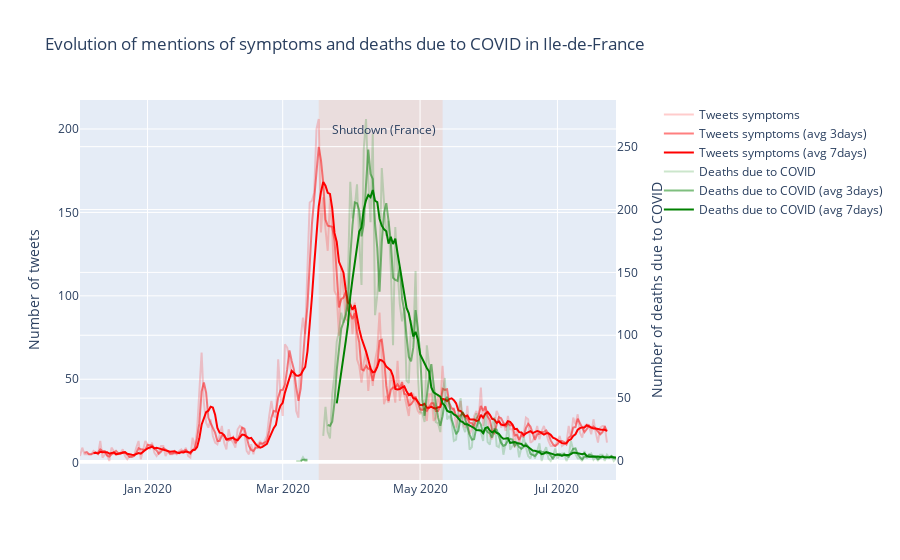

Notebook source saved alongside this figure:
### Markdown cell above
We also analyzed the evolution of the number of deaths due to COVID, based on the [Data from OpenCOVID19-fr](https://www.data.gouv.fr/en/datasets/chiffres-cles-concernant-lepidemie-de-covid19-en-france/). We also notice a similar trends between the number of tweets mentioning symptoms, and the number of deaths in Île-de-France, but with a lag of around 20 days.

### Code cell
def plot_symptoms_deaths_with_ma() :
    
    #['nbre_pass_corona','nbre_hospit_corona','nbre_acte_corona']
    #label_emergency = emergencies_dict.get(type_emergency)
    traces=[]
    traces.append(go.Scatter(x = tweets_symptoms['day'],
                            y = tweets_symptoms['has_symptom'].values,
                            mode = 'lines',
                            name = 'Tweets symptoms',
                            opacity=0.2,
                            line=dict(color='red'),
                            yaxis="y1"))
    traces.append(go.Scatter(x = tweets_symptoms['day'],
                            y = tweets_symptoms['has_symptom_mean_3'].values,
                            mode = 'lines',
                             line=dict(color='red'),
                             opacity=0.5,
                            name = 'Tweets symptoms (avg 3days)',
                            yaxis="y1"))
    traces.append(go.Scatter(x = tweets_symptoms['day'],
                            y = tweets_symptoms['has_symptom_mean_week'].values,
                            mode = 'lines',
                             line=dict(color='red'),
                            name = 'Tweets symptoms (avg 7days)',
                            yaxis="y1"))
    
    traces.append(go.Scatter(x = open_covid.date, 
                             y = open_covid['deaths_freq'],
                             mode = 'lines',
                             name = 'Deaths due to COVID',
                             opacity=0.2,
                             line=dict(color='green'),
                             yaxis="y2"))
    traces.append(go.Scatter(x = open_covid.date, 
                             y = open_covid['deaths_3'],
                             mode = 'lines',
                             name =  'Deaths due to COVID (avg 3days)',
                             line=dict(color='green'),
                             opacity=0.5,
                             yaxis="y2"))
    traces.append(go.Scatter(x = open_covid.date, 
                             y = open_covid['deaths_week'],
                             mode = 'lines',
                             name =  'Deaths due to COVID (avg 7days)',
                             line=dict(color='green'),
                             yaxis="y2"))
    
    
    layout = go.Layout(title="Evolution of mentions of symptoms and deaths due to COVID in Ile-de-France ",
                       legend={"x" : 1.08, "y" : 1},
                       yaxis=dict(title='Number of tweets'),
                       yaxis2=dict(title='Number of deaths due to COVID',
                                   overlaying='y',
                                   side='right'))
    
    
    fig = go.Figure(traces, layout)
    
    
    fig.add_shape(dict(type="rect",
                       yref='paper',
                       x0='2020-03-17',
                       y0=0,
                       x1='2020-05-11',
                       y1=1,
                       fillcolor="LightSalmon",
                       opacity=0.2,
                       layer='below',
                       line_width=0))
    
    fig.update_layout(annotations=[dict(
        x='2020-04-15',
        y=0.95,
        yref="paper",
        text="Shutdown (France)", showarrow=False)])
    
    py.iplot(fig)
    
plot_symptoms_deaths_with_ma()

### Figure 1 — Plotly figure (JSON) as saved in the notebook; plotly's stock layout.template omitted (floating-point values rounded to 4 significant figures; data arrays with more than 128 entries replaced by an {"elided": "..."} marker saying what was removed)
{"data": [{"line": {"color": "red"}, "mode": "lines", "name": "Tweets symptoms", "opacity": 0.2, "type": "scatter", "x": {"elided": "235 str values"}, "y": {"elided": "235 int values"}, "yaxis": "y"}, {"line": {"color": "red"}, "mode": "lines", "name": "Tweets symptoms (avg 3days)", "opacity": 0.5, "type": "scatter", "x": {"elided": "235 str values"}, "y": {"elided": "235 float values"}, "yaxis": "y"}, {"line": {"color": "red"}, "mode": "lines", "name": "Tweets symptoms (avg 7days)", "type": "scatter", "x": {"elided": "235 str values"}, "y": {"elided": "235 float values"}, "yaxis": "y"}, {"line": {"color": "green"}, "mode": "lines", "name": "Deaths due to COVID", "opacity": 0.2, "type": "scatter", "x": {"elided": "166 str values"}, "y": {"elided": "166 int values"}, "yaxis": "y2"}, {"line": {"color": "green"}, "mode": "lines", "name": "Deaths due to COVID (avg 3days)", "opacity": 0.5, "type": "scatter", "x": {"elided": "166 str values"}, "y": {"elided": "166 float values"}, "yaxis": "y2"}, {"line": {"color": "green"}, "mode": "lines", "name": "Deaths due to COVID (avg 7days)", "type": "scatter", "x": {"elided": "166 str values"}, "y": {"elided": "166 float values"}, "yaxis": "y2"}], "layout": {"annotations": [{"showarrow": false, "text": "Shutdown (France)", "x": "2020-04-15", "y": 0.95, "yref": "paper"}], "legend": {"x": 1.08, "y": 1}, "shapes": [{"fillcolor": "LightSalmon", "layer": "below", "line": {"width": 0}, "opacity": 0.2, "type": "rect", "x0": "2020-03-17", "x1": "2020-05-11", "y0": 0, "y1": 1, "yref": "paper"}], "title": {"text": "Evolution of mentions of symptoms and deaths due to COVID in Ile-de-France "}, "yaxis": {"title": {"text": "Number of tweets"}}, "yaxis2": {"overlaying": "y", "side": "right", "title": {"text": "Number of deaths due to COVID"}}}}
